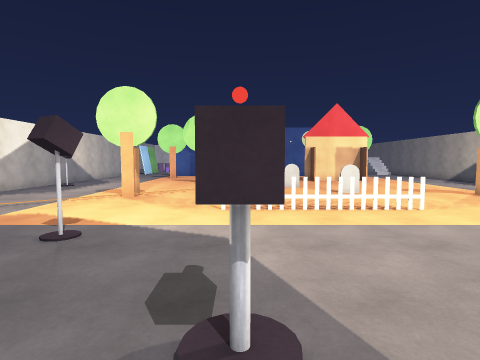
view 1 (above)

23 first-person views from a walk through a 3-D level made in the Unity game engine. The camera is 1.4 m above the floor, tilts 4° down and sees 80° across. The floor is counted in squares, 1 m on a side. Each view is taken from the middle of a square. On the plan, view 1 faces up. The plan holds only what a view shows up to about 14 squares ahead; the rest is blank. The place goes on beyond the plan. The player character is not drawn. Some animated figures are left out.

view 2
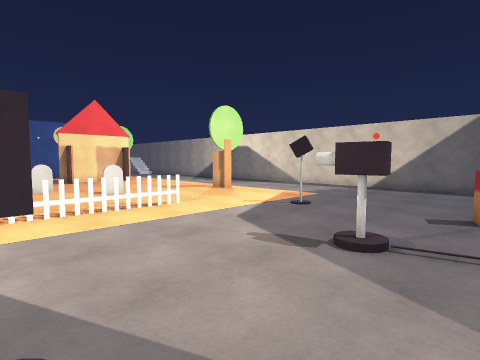

view 3
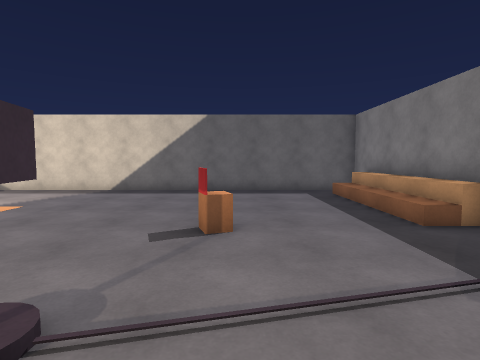

view 4
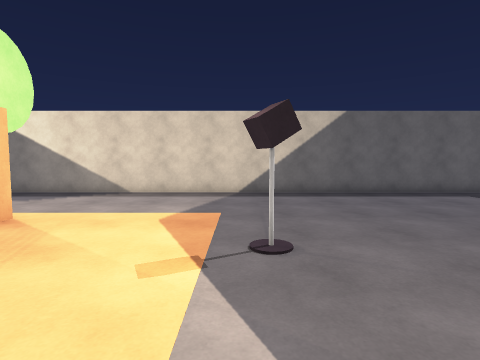

view 5
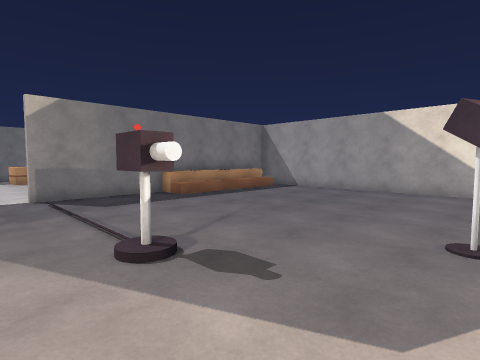

view 6
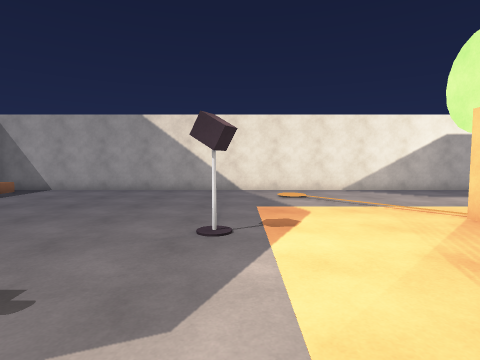

view 7
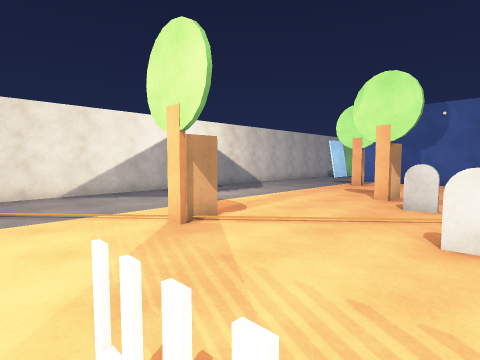

view 8
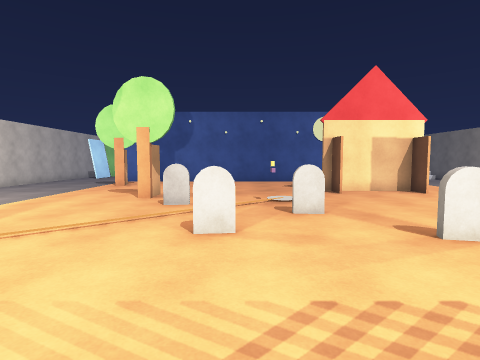

view 9
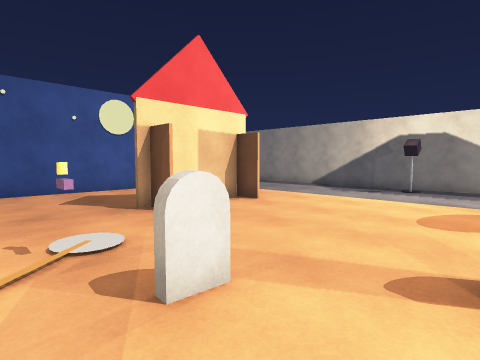

view 10
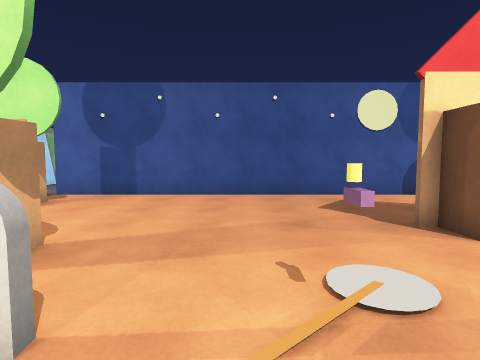

view 11
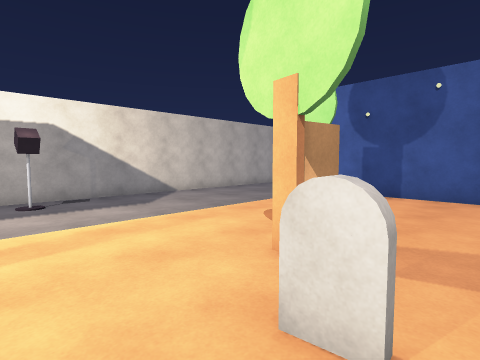

view 12
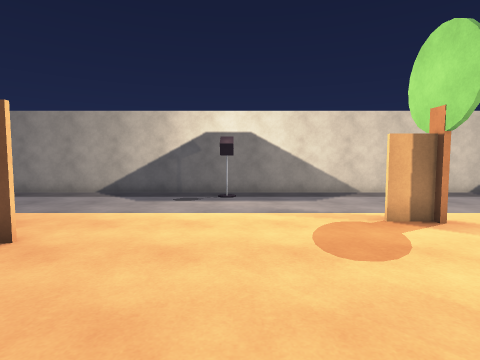

view 13
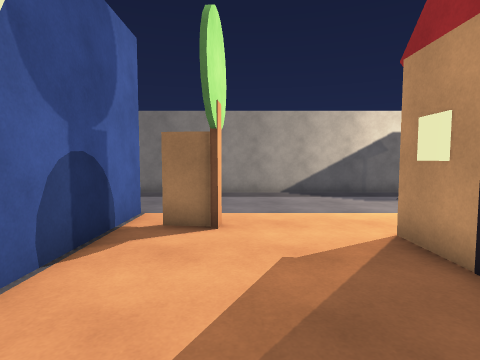

view 14
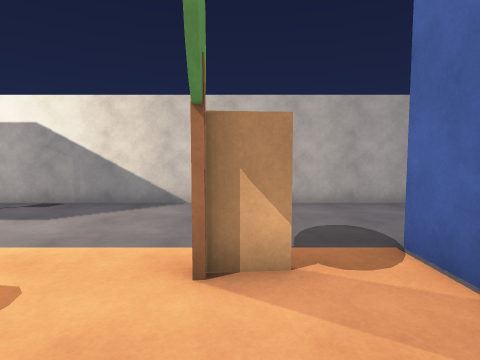

view 15
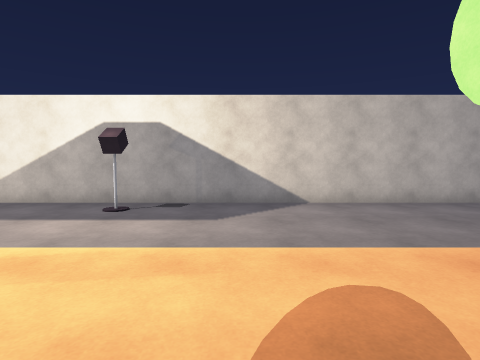

view 16
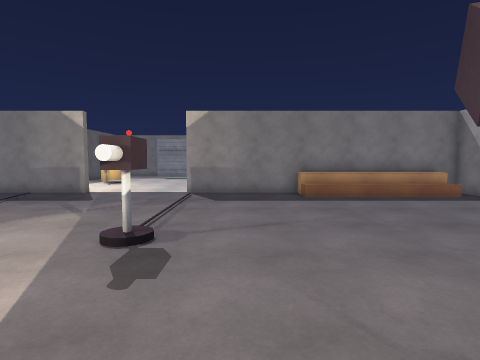

view 17
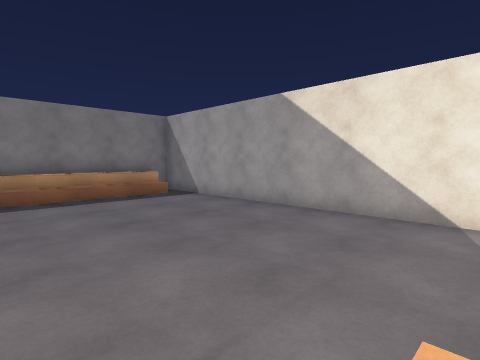

view 18
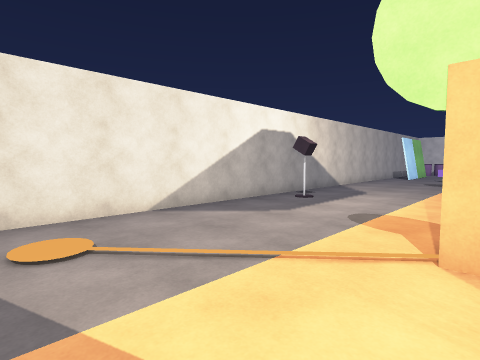

view 19
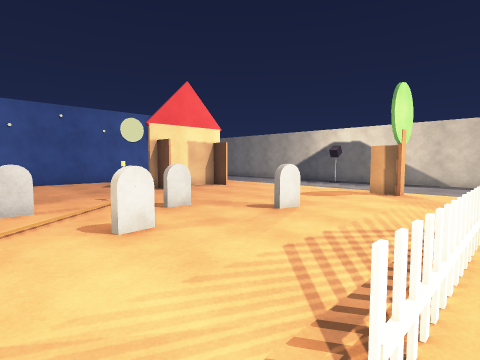

view 20
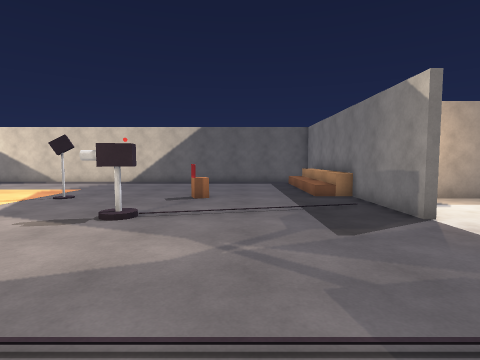

view 21
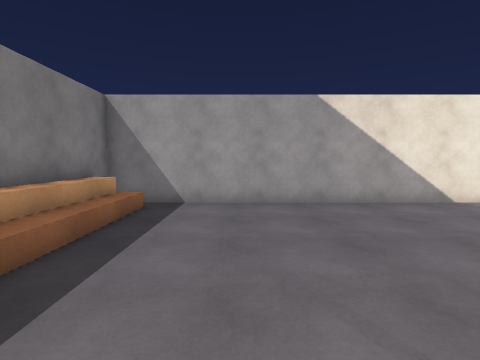

view 22
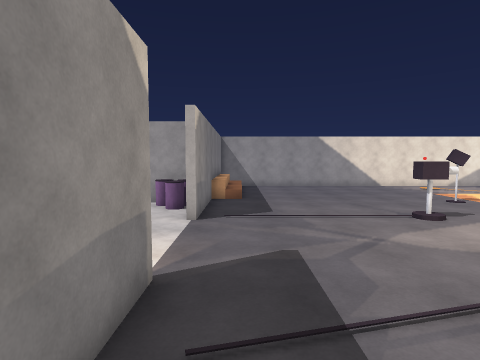

view 23
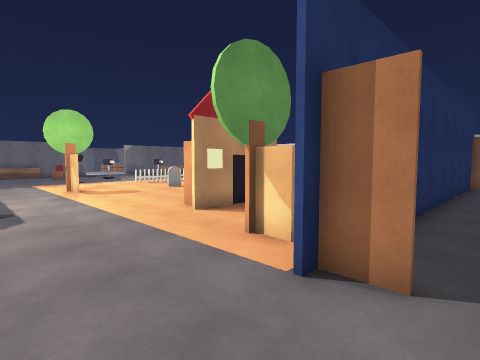

### Floor plan
Points are (right, up) in squares from view 1. A wall is a line through its corners. A room is listed if a view was taken in it or the views show most of it. See-through windows are left out.
Room 1 (views 1, 2, 3, 4, 5, 6, 7, 8, 9, 10, 11, 12, 13, 14, 15, 16, 17, 18, 19, 20, 21, 22, 23)
walls: (5.2, 19.8) (5.2, 21); (6.8, 21.1) (9.2, 21.1); (8.8, 20.4) (8.8, 19.8) (8.8, 20.9) (4.8, 20.9); (4.7, -5.8) (4.7, -5.3) (16.4, -5.3) (16.4, 28.4); (11.5, 26.6) (-6.5, 26.6); (11, 28.1) (11, 26.8); (-11.3, 29.5) (-11.3, -5.3) (0.3, -5.3) (0.3, -5.8)
low walls: (9, -4.7) (9.5, -4.7); (-5.5, -4.7) (-4.5, -4.7); (-10.6, -4.7) (-9.5, -4.7)
ways out: opening at (11, 29)
objects: other object (-10, 16); other object (-6, 24) to (-5, 24); other object (-5, 12); other object (-4, 6) to (-3, 6); other object (-3, -6); other object (-3, 19) to (-2, 19); other object (-2, -6); other object (-1, 17); other object (0, 2) to (0, 3); other object (0, 14) to (1, 14); other object (2, 18); other object (3, 16); other object (5, 2) to (5, 3); other object (5, 13); other object (8, 6) to (9, 6); other object (9, 0) to (9, 1); other object (10, 12); other object (10, 25); other object (15, 16)

Positions as (right, up) in squares from view 1, and headings:
1: (0, 0), facing up
2: (0, 0), facing up-right
3: (3, 0), facing right
4: (4, 6), facing right
5: (2, 6), facing down-left
6: (2, 6), facing left
7: (1, 8), facing up-left
8: (1, 8), facing up
9: (1, 13), facing up-right
10: (1, 15), facing up
11: (0, 15), facing up-left
12: (4, 16), facing right
13: (4, 24), facing right
14: (-2, 24), facing left
15: (-2, 20), facing left
16: (-2, 7), facing down
17: (-4, 7), facing down-left
18: (-4, 7), facing up-left
19: (-2, 8), facing up-right
20: (-2, -1), facing right
21: (-2, -1), facing left
22: (9, -4), facing left
23: (15, 29), facing down-left
